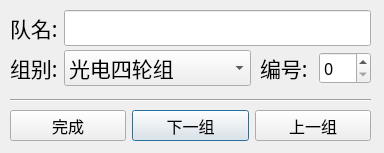
<?xml version="1.0" encoding="UTF-8"?>
<ui version="4.0">
 <class>AddTeam</class>
 <widget class="QDialog" name="AddTeam">
  <property name="geometry">
   <rect>
    <x>0</x>
    <y>0</y>
    <width>384</width>
    <height>153</height>
   </rect>
  </property>
  <property name="font">
   <font>
    <family>微软雅黑 Light</family>
    <pointsize>12</pointsize>
   </font>
  </property>
  <property name="windowTitle">
   <string>Dialog</string>
  </property>
  <widget class="Line" name="line">
   <property name="geometry">
    <rect>
     <x>10</x>
     <y>90</y>
     <width>361</width>
     <height>20</height>
    </rect>
   </property>
   <property name="orientation">
    <enum>Qt::Horizontal</enum>
   </property>
  </widget>
  <widget class="QWidget" name="">
   <property name="geometry">
    <rect>
     <x>10</x>
     <y>110</y>
     <width>361</width>
     <height>31</height>
    </rect>
   </property>
   <layout class="QGridLayout" name="gridLayout">
    <item row="0" column="0">
     <widget class="QPushButton" name="SaveButton">
      <property name="text">
       <string>完成</string>
      </property>
      <property name="autoDefault">
       <bool>false</bool>
      </property>
     </widget>
    </item>
    <item row="0" column="1">
     <widget class="QPushButton" name="NextButton">
      <property name="text">
       <string>下一组</string>
      </property>
      <property name="autoDefault">
       <bool>false</bool>
      </property>
      <property name="default">
       <bool>true</bool>
      </property>
     </widget>
    </item>
    <item row="0" column="2">
     <widget class="QPushButton" name="LastButton">
      <property name="text">
       <string>上一组</string>
      </property>
      <property name="autoDefault">
       <bool>false</bool>
      </property>
     </widget>
    </item>
   </layout>
   <zorder>SaveButton</zorder>
  </widget>
  <widget class="QWidget" name="">
   <property name="geometry">
    <rect>
     <x>10</x>
     <y>50</y>
     <width>241</width>
     <height>36</height>
    </rect>
   </property>
   <layout class="QFormLayout" name="formLayout">
    <item row="0" column="0">
     <widget class="QLabel" name="label_3">
      <property name="font">
       <font>
        <pointsize>16</pointsize>
       </font>
      </property>
      <property name="text">
       <string>组别:</string>
      </property>
     </widget>
    </item>
    <item row="0" column="1">
     <widget class="QComboBox" name="TypeBox">
      <property name="font">
       <font>
        <pointsize>16</pointsize>
       </font>
      </property>
      <item>
       <property name="text">
        <string>光电四轮组</string>
       </property>
      </item>
      <item>
       <property name="text">
        <string>光电直立组</string>
       </property>
      </item>
      <item>
       <property name="text">
        <string>电磁普通组</string>
       </property>
      </item>
      <item>
       <property name="text">
        <string>电磁节能组</string>
       </property>
      </item>
      <item>
       <property name="text">
        <string>光电追逐组</string>
       </property>
      </item>
      <item>
       <property name="text">
        <string>电磁追逐组</string>
       </property>
      </item>
      <item>
       <property name="text">
        <string>双车对抗组</string>
       </property>
      </item>
      <item>
       <property name="text">
        <string>四旋翼导航组</string>
       </property>
      </item>
     </widget>
    </item>
   </layout>
  </widget>
  <widget class="QWidget" name="">
   <property name="geometry">
    <rect>
     <x>10</x>
     <y>10</y>
     <width>361</width>
     <height>36</height>
    </rect>
   </property>
   <layout class="QHBoxLayout" name="horizontalLayout_2">
    <item>
     <widget class="QLabel" name="label_2">
      <property name="font">
       <font>
        <pointsize>16</pointsize>
       </font>
      </property>
      <property name="text">
       <string>队名:</string>
      </property>
     </widget>
    </item>
    <item>
     <widget class="QLineEdit" name="TeamLine">
      <property name="font">
       <font>
        <family>微软雅黑 Light</family>
        <pointsize>16</pointsize>
       </font>
      </property>
     </widget>
    </item>
   </layout>
  </widget>
  <widget class="QWidget" name="">
   <property name="geometry">
    <rect>
     <x>260</x>
     <y>50</y>
     <width>111</width>
     <height>36</height>
    </rect>
   </property>
   <layout class="QHBoxLayout" name="horizontalLayout">
    <item>
     <widget class="QLabel" name="label">
      <property name="font">
       <font>
        <pointsize>16</pointsize>
       </font>
      </property>
      <property name="text">
       <string>编号:</string>
      </property>
     </widget>
    </item>
    <item>
     <widget class="QSpinBox" name="NumberBox"/>
    </item>
   </layout>
  </widget>
 </widget>
 <resources/>
 <connections/>
</ui>
